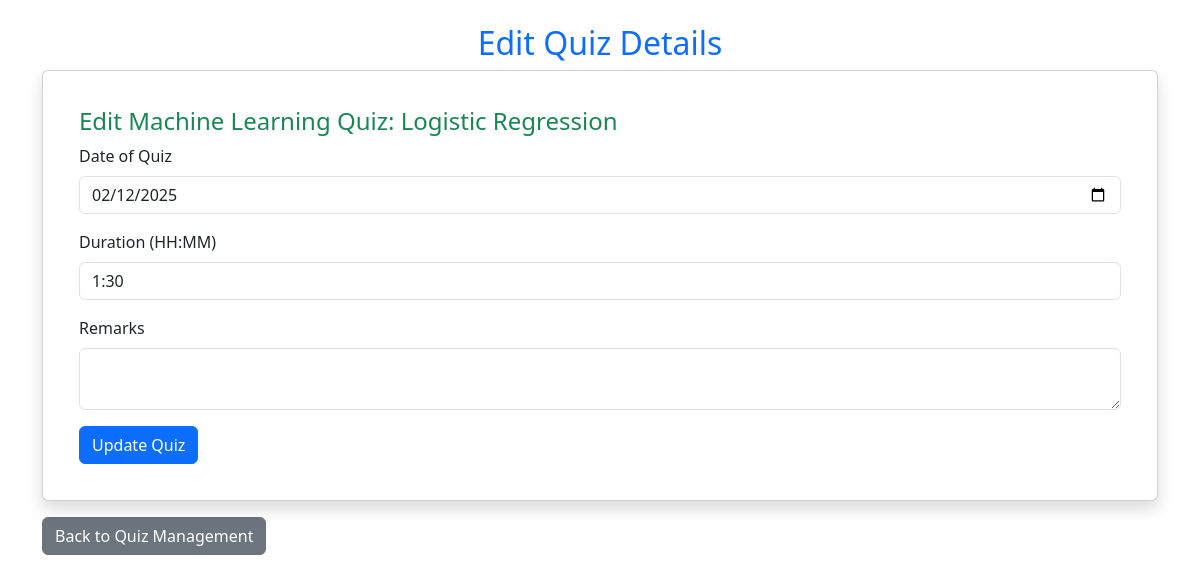
Page /edit_quiz/1 on the earlier database version.
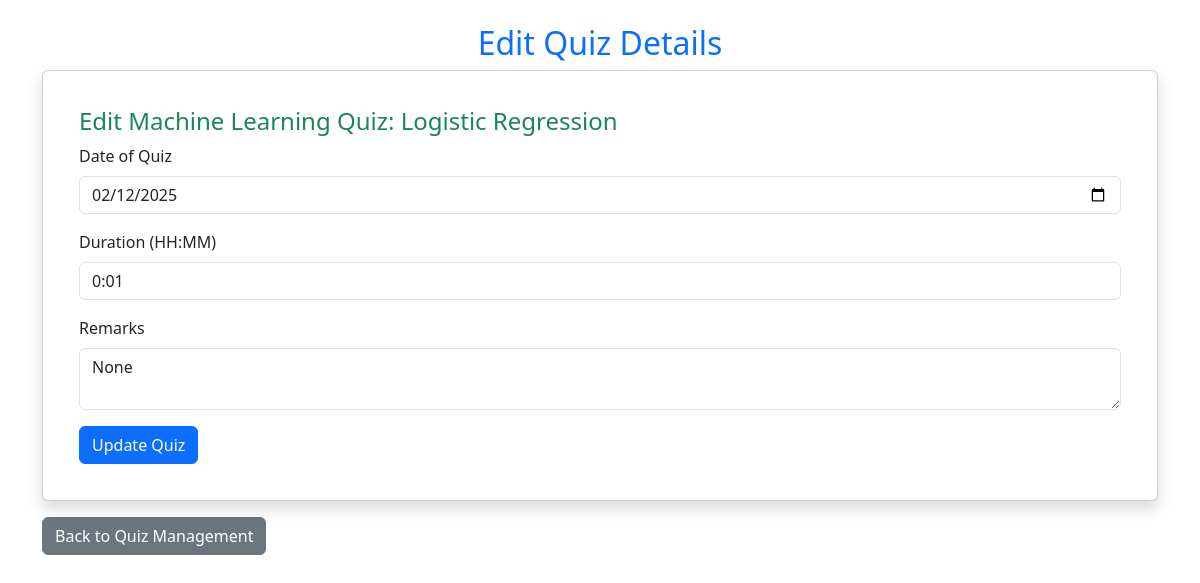
Same page on the later database version.
### models/models.py (models this page shows, shortened)
class Quiz(db.Model):
    id=db.Column(db.Integer, primary_key=True)
    chapter_id=db.Column(db.Integer, db.ForeignKey('chapter.id'), nullable=False)
    date_of_quiz=db.Column(db.Date)
    time_duration=db.Column(db.String(10))
    remarks=db.Column(db.Text)
    questions=db.relationship('Questions', backref='quiz', lazy=True)
    scores=db.relationship('Scores', backref='quiz', lazy=True)
    def get_subject_name(self):
        return self.chapter.subject.name
    def get_chapter_name(self):
        return self.chapter.name

### app.py (the view, shortened to what this page needs)
@app.route('/edit_quiz/<int:quiz_id>', methods=['GET', 'POST'])
def edit_quiz(quiz_id):
    quiz = Quiz.query.get_or_404(quiz_id)  # Fetch quiz by ID
    chapters = db.session.query(Chapter.id, Chapter.name).all()
    return render_template('edit_quiz.html', quiz=quiz, chapters=chapters)

### templates/edit_quiz.html (shortened to what this page needs)
<!DOCTYPE html>
<html lang="en">
<head>
    <link rel="stylesheet" href="{{ url_for('static', filename='css/style.css') }}">
    <link href="https://cdn.jsdelivr.net/npm/bootstrap@5.3.0/dist/css/bootstrap.min.css" rel="stylesheet">
</head>
<body>
<div class="container mt-4">
    <h2 class="text-center text-primary">Edit Quiz Details</h2>
    <form method="POST">
        <div class="card shadow">
            <div class="card-body">
                <h4 class="card-title text-success">Edit {{ quiz.get_subject_name() }} Quiz: {{ quiz.get_chapter_name() }}</h4>
                <div class="mb-3">
                    <label for="date_of_quiz" class="form-label">Date of Quiz</label>
                    <input type="date" class="form-control" id="date_of_quiz" name="date_of_quiz" value="{{ quiz.date_of_quiz.strftime('%Y-%m-%d') }}">
                </div>
                <div class="mb-3">
                    <label for="time_duration" class="form-label">Duration (HH:MM)</label>
                    <input type="text" class="form-control" id="time_duration" name="time_duration" value="{{ quiz.time_duration }}">
                </div>
                <div class="mb-3">
                    <label for="remarks" class="form-label">Remarks</label>
                    <textarea class="form-control" id="remarks" name="remarks">{{ quiz.remarks if quiz.remarks else '' }}</textarea>
                </div>
                <button type="submit" class="btn btn-primary">Update Quiz</button>
            </div>
        </div>
    </form>
    <div class="mt-3">
        <a href="{{ url_for('quiz_management') }}" class="btn btn-secondary">Back to Quiz Management</a>
    </div>
</div>
</body>
</html>

Differences in the rows shown:
changed Quiz: time_duration "1:30" → "0:01"; remarks (not shown) → "None"
